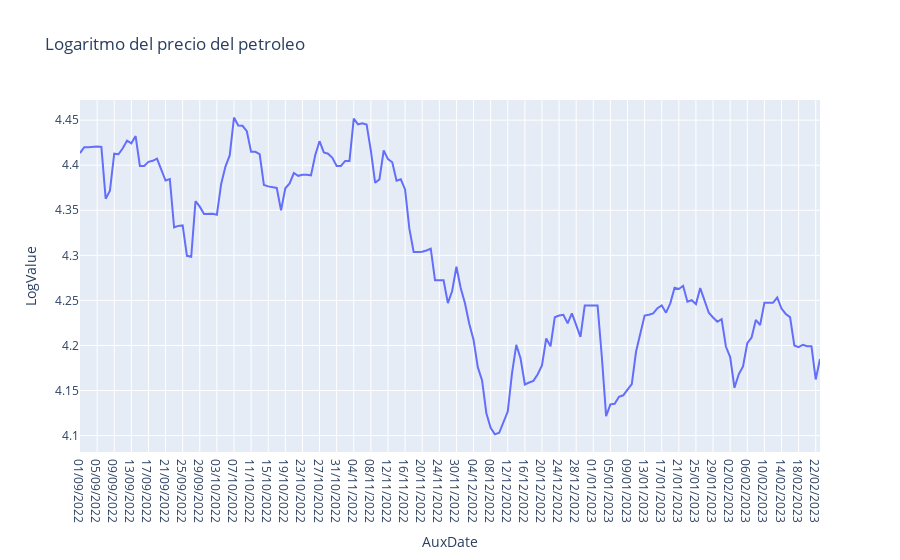

The notebook cell this image was saved under:
### Code cell
fig = px.line(df, x="AuxDate", y="LogValue", title='Logaritmo del precio del petroleo',
             hover_data= ['AuxDate','Ind'] )

fig.show()

### Figure 1 — Plotly figure (JSON) as saved in the notebook; plotly's stock layout.template omitted (floating-point values rounded to 4 significant figures; data arrays with more than 128 entries replaced by an {"elided": "..."} marker saying what was removed)
{"data": [{"customdata": {"elided": "174x1 int values"}, "hovertemplate": "AuxDate=%{x}<br>LogValue=%{y}<br>Ind=%{customdata[0]}<extra></extra>", "legendgroup": "", "line": {"color": "#636efa", "dash": "solid"}, "marker": {"symbol": "circle"}, "mode": "lines", "name": "", "orientation": "v", "showlegend": false, "type": "scatter", "x": {"elided": "174 str values"}, "xaxis": "x", "y": {"elided": "174 float values"}, "yaxis": "y"}], "layout": {"autosize": true, "legend": {"tracegroupgap": 0}, "title": {"text": "Logaritmo del precio del petroleo"}, "xaxis": {"anchor": "y", "autorange": true, "domain": [0, 1], "range": [0, 173], "showspikes": false, "title": {"text": "AuxDate"}, "type": "category"}, "yaxis": {"anchor": "x", "autorange": true, "domain": [0, 1], "range": [4.082, 4.472], "showspikes": false, "title": {"text": "LogValue"}, "type": "linear"}}}
